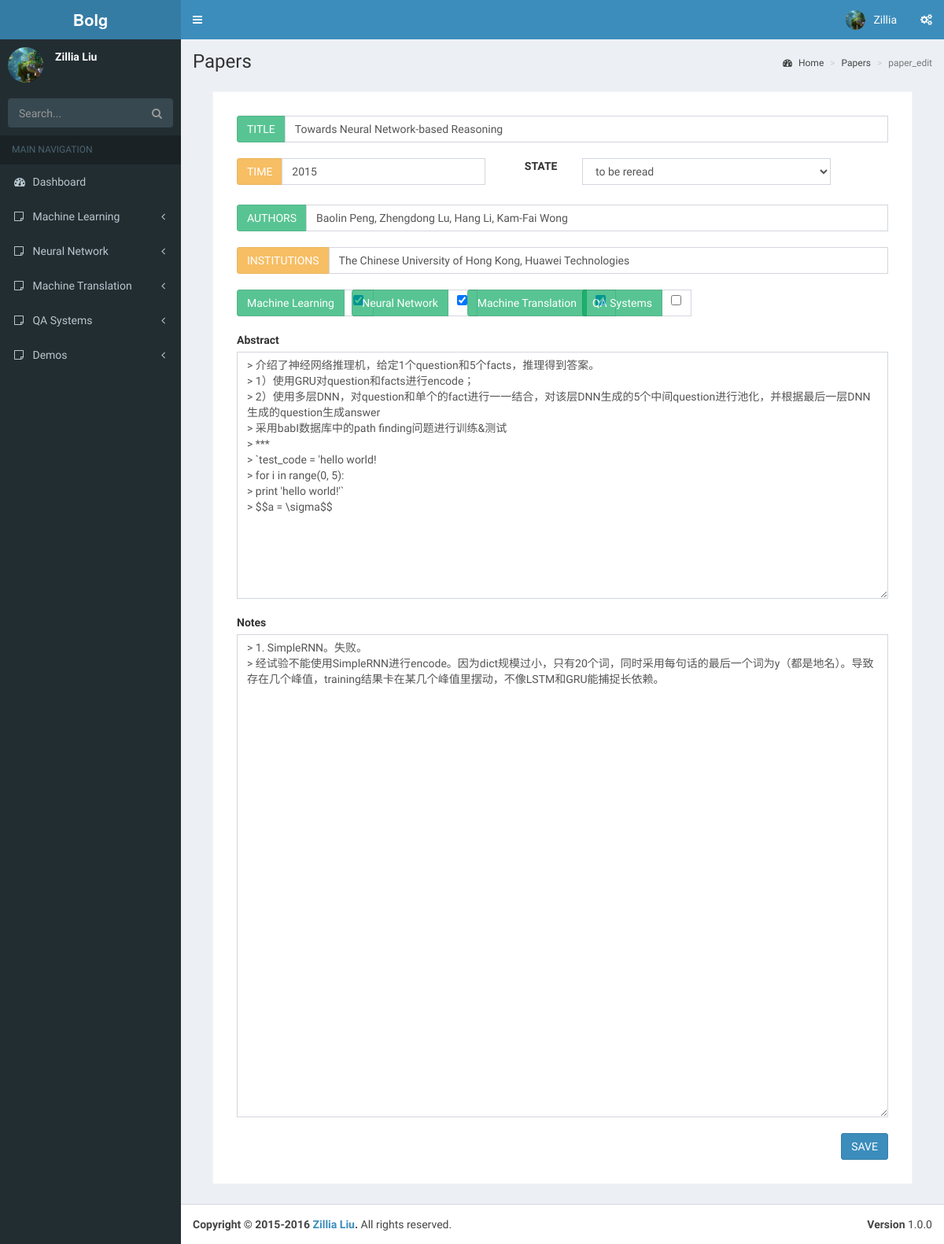
/paper_edit/1, run on the app's committed database.
### backend/models.py (models this page shows)
class MySideBar(models.Model):
    id = models.AutoField(primary_key=True)
    entry_name = models.CharField(max_length=200)

class MyPapers(models.Model):
    id = models.AutoField(primary_key=True)
    time = models.CharField(max_length=100, default="0000-00-00")
    name = models.CharField(max_length=500)
    authors = models.CharField(max_length=200)
    institutions = models.CharField(max_length=200)
    abstract = models.TextField()
    notes = models.TextField()
    state = models.IntegerField(default=2)          # 0 already known; 1 to be reread; 2 to be implemented
    tag = models.TextField(default=None, null=True)

### front_web/views.py (the view)
# urls.py: url(r'^paper_edit/(.+)$', views.paper_edit, name=''),
def paper_edit(request, paper_id):
    context = load_context()
    if paper_id == 'new':
        raw_state = [['selected', "already known"], ['', "to be reread"], ['', "to be implemented"]]
        raw_tag = [[tag, ''] for tag in context["sidebar"]]
        context['paper_info'] = ['new', 'todo', 'todo', raw_state, raw_tag, 'todo', 'todo', 'todo', 'todo']
        return render(request, 'paper_edit.html', context)
    paper_object = MyPapers.objects.filter(id=int(paper_id))[0]
    paper_info = [paper_object.id, paper_object.name, paper_object.time,
                  paper_object.authors, paper_object.institutions, paper_object.abstract, paper_object.notes]
    paper_state = [['', "already known"], ['', "to be reread"], ['', "to be implemented"]]
    paper_state[paper_object.state][0] = 'selected'
    paper_info.insert(3, paper_state)
    paper_tag = []
    for tag in context["sidebar"]:
        if tag in json.loads(paper_object.tag):
            paper_tag.append([tag, 'checked'])
        else:
            paper_tag.append([tag, ''])
    paper_info.insert(4, paper_tag)
    context['paper_info'] = paper_info
    return render(request, 'paper_edit.html', context)

### front_web/views.py (called while the page is built)
def load_context():
    context = {}
    sidebar = [x.entry_name for x in MySideBar.objects.all()]
    context['sidebar'] = sidebar
    return context

### front_web/template/paper_edit.html (shortened to what this page needs)
{% extends "base.html" %}
{% load djangomarkdown %}
{% block sidebar_menu %}
    {% for bar in sidebar %}
        <li class="treeview">
            <a href="#">
                <i class="fa fa-sticky-note-o"></i> <span>{{ bar }}</span>
                <span class="pull-right-container">
                    <i class="fa fa-angle-left pull-right"></i>
                </span>
            </a>
        </li>
    {% endfor %}
{% endblock %}
{% block page_location %}Papers{% endblock %}
{% block page_location_list %}
    <li><a href="/zillia"><i class="fa fa-dashboard"></i> Home</a></li>
    <li><a href="/paper_lists">Papers</a></li>
    <li class="active">paper_edit</li>
{% endblock %}
{% block main_content %}
    <section class="invoice">
        <div class="row">
            <div class="col-xs-12">
                <form id="paper_edit_form" action="/submit_paper_edit/{{ paper_info.0 }}" method="post">
                    <div class="row">
                        <div class="col-xs-12">
                            <div class="input-group margin">
                                <div class="input-group-btn">
                                    <button type="button" class="btn btn-success" disabled>TITLE</button>
                                </div>
                                <input type="text" name="title" class="form-control" value="{{ paper_info.1 }}">
                            </div>
                        </div>
                        <div class="col-xs-5">
                            <div class="input-group margin">
                                <div class="input-group-btn">
                                    <button type="button" class="btn btn-warning" disabled>TIME</button>
                                </div>
                                <input type="text" name="time" class="form-control" value="{{ paper_info.2 }}">
                            </div>
                        </div>
                        <div class="col-xs-1">
                            <div class="margin">
                                <label>STATE</label>
                            </div>
                        </div>
                        <div class="col-xs-5">
                            <div class="margin">
                                <div class="form-group">
                                    <select class="form-control" name="state">
                                        {% for paper_state_option in paper_info.3 %}
                                            <option {{ paper_state_option.0 }}>{{ paper_state_option.1 }}</option>
                                        {% endfor %}
                                    </select>
                                </div>
                            </div>
                        </div>
                    </div>
                    <div class="row">
                        <div class="col-xs-12">
                            <div class="input-group margin">
                                <div class="input-group-btn">
                                    <button type="button" class="btn btn-success" disabled>AUTHORS</button>
                                </div>
                                <input type="text" name="authors" class="form-control" value="{{ paper_info.5 }}">
                            </div>
                        </div>
                        <div class="col-xs-12">
                            <div class="input-group margin">
                                <div class="input-group-btn">
                                    <button type="button" class="btn btn-warning" disabled>INSTITUTIONS</button>
                                </div>
                                <input type="text" name="institutions" class="form-control" value="{{ paper_info.6 }}">
                            </div>
                        </div>
                    </div>
                    <div class="row">
                        {% for tag_option in paper_info.4 %}
                            <div class="col-xs-2">
                                <div class="input-group margin">
                                    <div class="input-group-btn">
                                        <button type="button" class="btn btn-success" disabled>{{ tag_option.0 }}</button>
                                    </div>
                                    <span class="input-group-addon">
                                        <label>
                                            <input type="checkbox" value="{{ tag_option.0 }}" class="flat-red tag_option" {{ tag_option.1 }}>
                                        </label>
                                    </span>
                                </div>
                            </div>
                        {% endfor %}
                    </div>
                    <div class="row">
                        <div class="col-xs-12">
                            <div class="form-group margin">
                                <label>Abstract</label>
                                <textarea name="abstract" class="form-control" rows="15">{{ paper_info.7 }}</textarea>
                            </div>
                        </div>
                        <div class="col-xs-12">
                            <div class="form-group margin">
                                <label>Notes</label>
                                <textarea name="notes" class="form-control" rows="30">{{ paper_info.8 }}</textarea>
                            </div>
                        </div>
                    </div>
                    <div class="row">
                        <div class="col-xs-12">
                            <div class="margin pull-right">
                                <button type="submit" class="btn btn-primary" onclick="get_checklist();">SAVE</button>
                            </div>
                        </div>
                    </div>
                </form>
            </div>
        </div>
    </section>
{% endblock %}

### data on the page
MySideBar: sidebar "Machine Learning", entry_name "Machine Learning"
MySideBar: sidebar "Neural Network", entry_name "Neural Network"
MySideBar: sidebar "Machine Translation", entry_name "Machine Translation"
MySideBar: sidebar "QA Systems", entry_name "QA Systems"
MyPapers: title "Towards Neural Network-based Reasoning", time "2015", authors "Baolin Peng, Zhengdong Lu, Hang Li, Kam-Fai Wong", institutions "The Chinese University of Hong Kong, Huawei Technologies", abstract "> 介绍了神经网络推理机，给定1个question和5个facts，推理得到答案。 > 1）使用GRU对question和facts进行encode； > 2）使用多层DNN，对question和单个的fact进行一一结合，对该层DNN生成的5个中间question进行池化，并根据最后一层DNN生成的question生成answer > 采用babI数据库中的path finding问题进行训练&测试 > *** > `test_code = 'hello world! > for i in range(0, 5): > print 'hello world!'` > $$a = \\sigma$$", notes "> 1. SimpleRNN。失败。 > 经试验不能使用SimpleRNN进行encode。因为dict规模过小，只有20个词，同时采用每句话的最后一个词为y（都是地名）。导致存在几个峰值，training结果卡在某几个峰值里摆动，不像LSTM和GRU能捕捉长依赖。"

### other printed values
form field state "to be reread"
